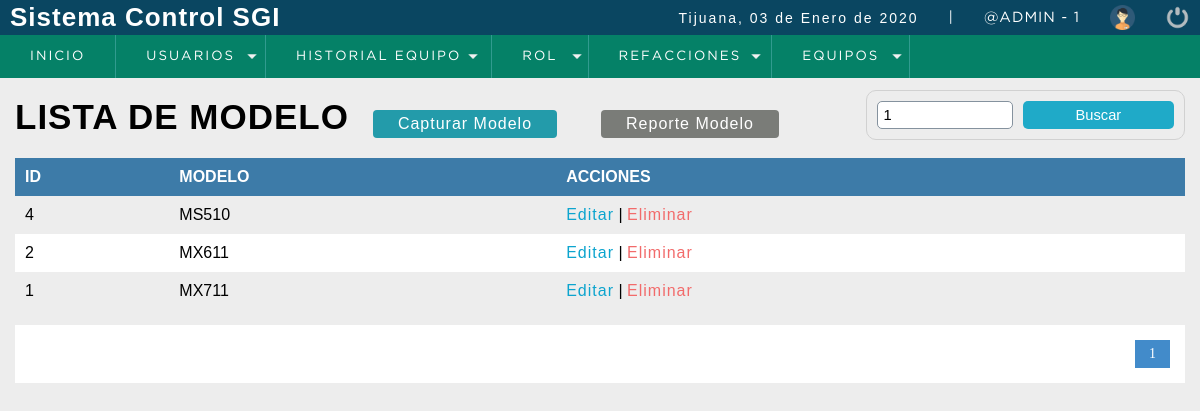
The page /sistema/buscar_modelo.php?busqueda=1 (signed in) on the database its author committed.
### tables this page shows
CREATE TABLE t_Modelo
(
  id_modelo INTEGER UNSIGNED PRIMARY KEY AUTO_INCREMENT,
  descripcion VARCHAR(80) NOT NULL
);

### conexion.php (called while the page is built, shortened)
<?php
  class Conexion
  {
    private static $host = 'localhost';
    private static $user = 'servicios';
    private static $password = 'pcnay2003';
    private static $db_name = 'ordenservicios';
    private static $db_charset = 'uft8';
    public $conexion;
    public $query;
    public $rows = array();
    public function db_open()
    {
      $this->conexion = new mysqli(self::$host,
      self::$user,
      self::$password,
      self::$db_name);
      $this->conexion->set_charset(self::$db_charset);
    }
    public function get_query()
    {
      $result = $this->conexion->query($this->query);
      while ($this->rows[] = $result->fetch_assoc() );
      array_pop($this->rows);
      $datos2 = array();
      if (!empty($this->rows))
      {
        foreach ($this->rows as $nombreCampo => $contenidoCampo)
        {
          array_push($datos2,$contenidoCampo);
        }
      }
      return $datos2;
    }
  }
?>

### sistema/buscar_modelo.php (the view, shortened to what this page needs)
<?php
  include "../conexion.php"
?>
<!DOCTYPE html>
<html lang="en">
<head>
	<?php include "include/scripts.php"; ?>
</head>
<body>
	<?php include "include/header.php" ?>
	<section id="container">
    <?php
      $busqueda = strtolower($_REQUEST['busqueda']);
    ?>
		<h1>LISTA DE MODELO</h1>
    <a href="registro_modelo.php" class="btn_new">Capturar Modelo</a>
    <a href="reporte_modelo.php" target="_blank" class="btn_reporte">Reporte Modelo</a>
    <form action="buscar_modelo.php" method="get" class="form_search">
      <input type="text" name ="busqueda" id = "busqueda" placeholder = "Buscar" value="<?php echo $busqueda; ?>" >
      <input type="submit" value="Buscar" class = "btn_search">
    </form>
    <table>
      <tr>
        <th>ID</th>
        <th>MODELO</th>
        <th>ACCIONES</th>
      </tr>
      <?php
        $conectar = new Conexion();
        $conectar->query = "SELECT COUNT(*) AS total_registro FROM t_Modelo WHERE (id_modelo LIKE '%$busqueda%' OR
        descripcion LIKE '%$busqueda%')";
        $datos = $conectar->get_query();
        $total_registro = $datos[0]['total_registro'];
        $por_pagina = 3;
        if (empty ($_GET['pagina']))
        {
          $pagina = 1;
        }
        else
        {
          $pagina = $_GET['pagina'];
        }
        $desde = ($pagina-1)*$por_pagina;
        $total_paginas = ceil($total_registro/$por_pagina);
          $consulta = new Conexion();
          $consulta->query = "SELECT id_modelo,descripcion FROM t_Modelo WHERE
          id_modelo LIKE '%$busqueda%' OR
          descripcion LIKE '%$busqueda%'
          ORDER BY descripcion ASC LIMIT $desde,$por_pagina";
          $datos2 = $consulta->get_query();
          for ($n=0;$n<count($datos2);$n++)
          {
       ?>
            <tr>
              <td><?php echo $datos2[$n]['id_modelo']; ?></td>
              <td><?php echo $datos2[$n]['descripcion']; ?></td>
              <td>
                <a class="link_edit" href="editar_modelo.php?id=<?php echo $datos2[$n]['id_modelo']; ?>">Editar</a>
                |
                <a class="link_delete" href="eliminar_modelo.php?id=<?php echo $datos2[$n]['id_modelo']; ?>">Eliminar</a>
              </td>
            </tr>
      <?php
          }
      ?>
    </table>
    <?php
      if ($total_registro != 0)
      {
    ?>
    <div class="paginador">
      <ul>
        <?php
          for ($i=1;$i<=$total_paginas;$i++)
          {
            if ($i == $pagina)
            {
              echo '<li class="pageSelected">'.$i.'</li>';
            }
            else
            {
              echo '<li><a href="?pagina='.$i.'&busqueda='.$busqueda.'">'.$i.'</a></li>';
            }
          }
        ?>
      </ul>
    </div>
  <?php }   ?>
	</section>
</body>
</html>

### sistema/css/style.css (style rules this page uses)
* { margin: 0; padding: 0; box-sizing: border-box; }
body { background: #ededed; }
h1, h2, h3, h4, h5, h6 { font-family: 'arial'; font-weight: bold; letter-spacing: 1px; }
h1 { font-size: 26px; }
a { text-decoration: none; font-family: arial; letter-spacing: 1px; }
#container { padding: 90px 15px 15px; }
form { background:#FFF; margin:auto; padding:20px 50px; border:1px solid #d1d1d1; }
input, select { display:block; width:100%; font-size:11pt; padding:5px; border:1px solid #85929e; border-radius:5px; }
#container h1 { font-size:35px; display:inline-block; }
.btn_new { display:inline-block; background:#239baa; color:#FFF; padding:5px 25px; border-radius:4px; margin:20px; }
.btn_reporte { display:inline-block; background:#7a7c78; color:#FFF; padding:5px 25px; border-radius:4px; margin:20px; }
table { border-collapse:collapse; font-size:12pt; font-family:'Arial'; width:100%; }
table th { text-align:left; padding:10px; background:#3d7ba8; color:#FFF; }
table tr:nth-child(odd) { background:#FFF; }
table td { padding:10px; }
.link_edit { color:#0ca4ce; }
.link_delete { color:#f26b6b; }
.paginador ul { padding:15px; list-style:none; background:#fff; margin-top:15px; display: -webkit-flex; display: -moz-flex; display: -ms-flex; display: -o-flex; display: flex; justify-content:flex-end; }
.paginador a, .pageSelected { color:#428bca; border:1px solid #ddd; padding:5px; display:inline-block; font-size:14px; text-align:center; width:35px; }
.pageSelected { color:#FFF; background:#428bca; border:1px solid #428bca; }
.form_search { display: -webkit-flex; display: -moz-flex; display: -ms-flex; display: -o-flex; display: flex; float:right; background:initial; padding:10px; border-radius:10px; }
.form_search .btn_search { background:#1faac8; color:#fff; padding:0 20px; border:0; cursor:pointer; margin-left:10px; }

### rows shown on the page
t_modelo: id_modelo "4", descripcion "MS510"
t_modelo: id_modelo "2", descripcion "MX611"
t_modelo: id_modelo "1", descripcion "MX711"

### other values the page prints
fechaC() "03 de Enero de 2020"
$_SESSION['usuario'] "@ADMIN"
$_SESSION['id_rol'] "1"
